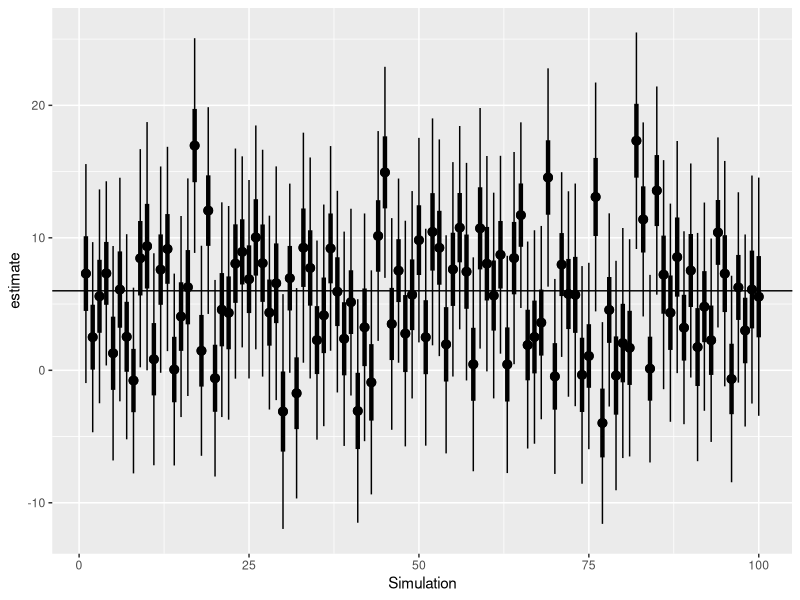

Write R code to recreate this figure.
## ---- chunk 1
library(dplyr)
library(ggplot2)
set.seed(42)
mu <- 6
sig <- 40
n_draws <- 100
n_reps <- 1000

sim_coverage <- tibble(
  estimate = rep(0,n_reps), se = estimate
)


for(i in 1:n_reps){
 sim_data <- rnorm(n_draws,mean=mu, sd= sig)
 sim_coverage$estimate[[i]] <- mean(sim_data)
 sim_coverage$se[[i]] = sd(sim_data)/sqrt(n_draws)
}

sim_coverage <- sim_coverage |>
 mutate(min_95 = qt(0.025,n_draws-1)*se + estimate,
        max_95 = qt(0.975,n_draws-1)*se + estimate,
        min_50 = qt(0.25,n_draws-1)*se + estimate,
        max_50 = qt(0.75,n_draws-1)*se + estimate,
        covered_95 = min_95 <= mu & max_95 >= mu,
        covered_50 = min_50 <= mu & max_50 >= mu
        )
ggplot(head(sim_coverage,100),aes(x= 1:100, y = estimate)) +
  geom_pointrange(aes(ymin = min_95,ymax = max_95))+
  geom_pointrange(aes(ymin = min_50,ymax = max_50), linewidth= 1.5) +
  geom_hline(aes(yintercept=6)) +
  xlab('Simulation')

## ---- chunk 2
sim_coverage |> summarise(p_covered_95 = mean(sim_coverage$covered_95),
                          p_covered_50 = mean(sim_coverage$covered_50))       

## ---- chunk 3
n <- length(sim_data)
estimate <- mean(sim_data)
se <- sd(sim_data)/sqrt(n)
estimate + qt(c(0.025, 0.975), n-1)*se
## ---- chunk 4
estimate + qnorm(c(0.025, 0.975))*se
